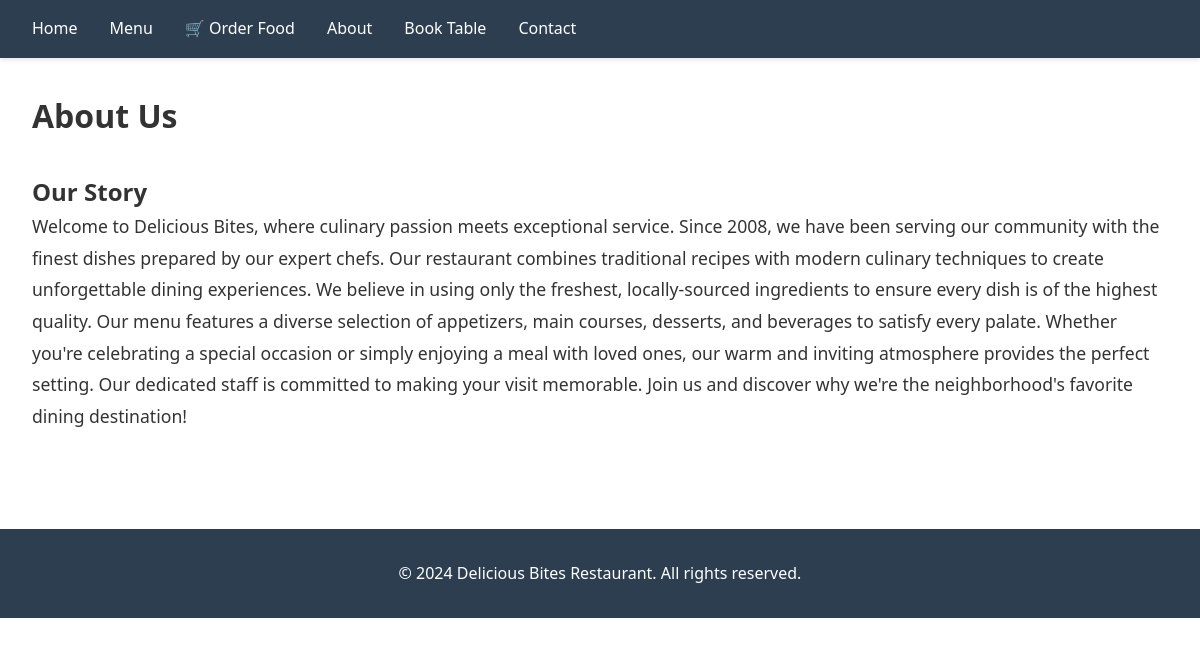
The page /about/ on the database its author committed.
### restaurant/models.py (models this page shows, shortened)
class About(models.Model):
    title = models.CharField(max_length=200)
    content = models.TextField()
    image = models.ImageField(upload_to='about/', blank=True, null=True)
    class Meta:
        verbose_name_plural = "About"

### restaurant/views.py (the view)
# urls.py: path('about/', views.about, name='about'),
def about(request):
    about_info = About.objects.first()
    return render(request, 'restaurant/about.html', {'about': about_info})

### restaurant/templates/restaurant/about.html (shortened to what this page needs)
{% extends 'restaurant/base.html' %}
{% block content %}
<div class="container">
    <h1>About Us</h1>
    {% if about %}
    <div style="margin-top: 2rem;">
        <h2>{{ about.title }}</h2>
        <p style="font-size: 1.1rem; line-height: 1.8;">{{ about.content }}</p>
    </div>
    {% else %}
    <p>Welcome to our restaurant! We serve delicious food made with love and the finest ingredients.</p>
    {% endif %}
</div>
{% endblock %}

### static/css/style.css (style rules this page uses)
* { margin: 0; padding: 0; box-sizing: border-box; }
body { font-family: 'Segoe UI', Tahoma, Geneva, Verdana, sans-serif; line-height: 1.6; color: #333; }
.container { max-width: 1200px; margin: 0 auto; padding: 2rem; }

### rows shown on the page
About: title "Our Story", content "Welcome to Delicious Bites, where culinary passion meets exceptional service. Since 2008, we have been serving our community with the finest dishes prepared by our expert chefs. Our restaurant combines traditional recipes with modern culinary techniques to create unforgettable dining experiences. We believe in using only the freshest, locally-sourced ingredients to ensure every dish is of the highest quality. Our menu features a diverse selection of appetizers, main courses, desserts, and beverages to satisfy every palate. Whether you're celebrating a special occasion or simply enjoying a meal with loved ones, our warm and inviting atmosphere provides the perfect setting. Our dedicated…"
